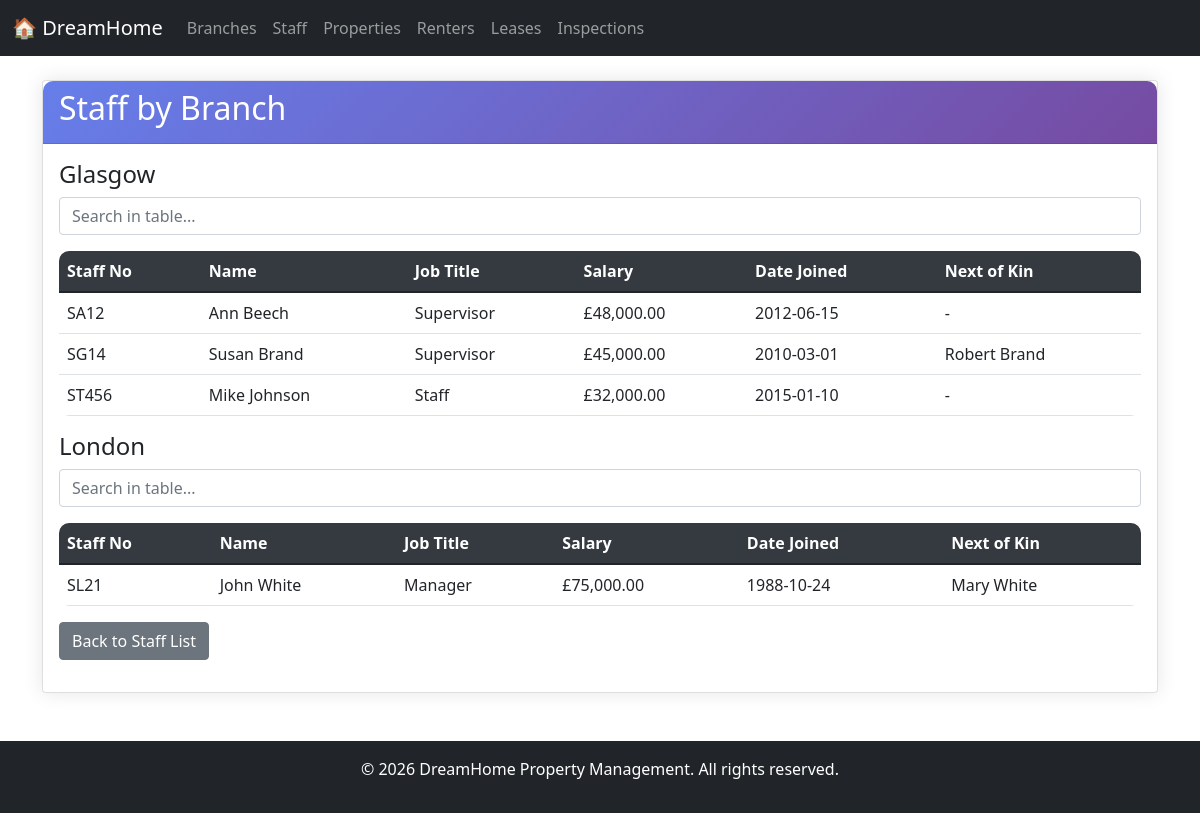
Screenshot of /pages/staff/by_branch.php with the database file from the repository.
### tables this page shows
CREATE TABLE `staff` (
  `staff_no` varchar(5) NOT NULL,
  `first_name` varchar(30) DEFAULT NULL,
  `last_name` varchar(30) DEFAULT NULL,
  `address` varchar(100) DEFAULT NULL,
  `telephone` varchar(15) DEFAULT NULL,
  `sex` char(1) DEFAULT NULL,
  `date_of_birth` date DEFAULT NULL,
  `national_insurance_no` varchar(15) DEFAULT NULL,
  `job_title` varchar(30) DEFAULT NULL,
  `salary` decimal(10,2) DEFAULT NULL,
  `date_joined` date DEFAULT NULL,
  `branch_no` varchar(5) DEFAULT NULL,
  `supervisor_no` varchar(5) DEFAULT NULL,
  `typing_speed` int(11) DEFAULT NULL,
  `car_allowance` decimal(10,2) DEFAULT NULL,
  `monthly_bonus` decimal(10,2) DEFAULT NULL,
  `manager_start_date` date DEFAULT NULL
);

CREATE TABLE `branch` (
  `branch_no` varchar(5) NOT NULL,
  `street` varchar(50) DEFAULT NULL,
  `area` varchar(50) DEFAULT NULL,
  `city` varchar(50) DEFAULT NULL,
  `postcode` varchar(10) DEFAULT NULL,
  `telephone` varchar(15) DEFAULT NULL,
  `fax` varchar(15) DEFAULT NULL
);

CREATE TABLE `nextofkin` (
  `staff_no` varchar(5) NOT NULL,
  `full_name` varchar(60) DEFAULT NULL,
  `relationship` varchar(30) DEFAULT NULL,
  `address` varchar(100) DEFAULT NULL,
  `telephone` varchar(15) DEFAULT NULL
);

### pages/staff/by_branch.php (the view, shortened to what this page needs)
<?php
include '../../includes/header.php';
$database = new Database();
$db = $database->getConnection();
$sql = "SELECT b.branch_no, b.city, s.staff_no, s.first_name, s.last_name,
               s.job_title, s.salary, s.date_joined, k.full_name as kin_name
        FROM Branch b
        LEFT JOIN Staff s ON b.branch_no = s.branch_no
        LEFT JOIN NextOfKin k ON s.staff_no = k.staff_no
        ORDER BY b.city, s.last_name";
$stmt = $db->prepare($sql);
$stmt->execute();
$results = $stmt->fetchAll(PDO::FETCH_ASSOC);
$branches = [];
foreach ($results as $row) {
    $branches[$row['branch_no']]['city'] = $row['city'];
    if ($row['staff_no']) {
        $branches[$row['branch_no']]['staff'][] = $row;
    }
}
?>
<div class="card">
    <div class="card-header">
        <h2>Staff by Branch</h2>
    </div>
    <div class="card-body">
        <?php foreach ($branches as $branch): ?>
            <h4><?php echo $branch['city']; ?></h4>
            <?php if (!empty($branch['staff'])): ?>
                <table class="table table-hover">
                    <thead>
                        <tr>
                            <th>Staff No</th>
                            <th>Name</th>
                            <th>Job Title</th>
                            <th>Salary</th>
                            <th>Date Joined</th>
                            <th>Next of Kin</th>
                        </tr>
                    </thead>
                    <tbody>
                        <?php foreach ($branch['staff'] as $member): ?>
                            <tr>
                                <td><?php echo $member['staff_no']; ?></td>
                                <td><?php echo $member['first_name'] . ' ' . $member['last_name']; ?></td>
                                <td><?php echo $member['job_title']; ?></td>
                                <td>£<?php echo number_format($member['salary'], 2); ?></td>
                                <td><?php echo $member['date_joined']; ?></td>
                                <td><?php echo $member['kin_name'] ?: '-'; ?></td>
                            </tr>
                        <?php endforeach; ?>
                    </tbody>
                </table>
            <?php else: ?>
                <p>No staff in this branch.</p>
            <?php endif; ?>
        <?php endforeach; ?>
        <a href="index.php" class="btn btn-secondary mb-3">Back to Staff List</a>
    </div>
</div>
<?php include '../../includes/footer.php'; ?>

### css/style.css (style rules this page uses)
body { background-color: #f8f9fa; font-family: 'Segoe UI', Tahoma, Geneva, Verdana, sans-serif; }
.card { border: none; border-radius: 10px; box-shadow: 0 0 20px rgba(0,0,0,0.1); margin-bottom: 20px; }
.card-header { background: linear-gradient(135deg, #667eea 0%, #764ba2 100%); color: white; border-radius: 10px 10px 0 0 !important; padding: 15px 20px; }
.table { background-color: white; border-radius: 10px; overflow: hidden; }
.table thead { background-color: #343a40; color: white; }

### rows the page displays
staff: staff_no "SA12", first_name "Ann", last_name "Beech", job_title "Supervisor", salary "48,000.00", date_joined "2012-06-15", kin_name "-"
branch: staff.staff_no "SG14", staff.first_name "Susan", staff.last_name "Brand", staff.job_title "Supervisor", staff.salary "45,000.00", staff.date_joined "2010-03-01", nextofkin.full_name "Robert Brand"
staff: staff_no "ST456", first_name "Mike", last_name "Johnson", job_title "Staff", salary "32,000.00", date_joined "2015-01-10", kin_name "-"
branch: staff.staff_no "SL21", staff.first_name "John", staff.last_name "White", staff.job_title "Manager", staff.salary "75,000.00", staff.date_joined "1988-10-24", nextofkin.full_name "Mary White"

### other values shown
$branch['city'] "Glasgow"
$branch['city'] "London"
